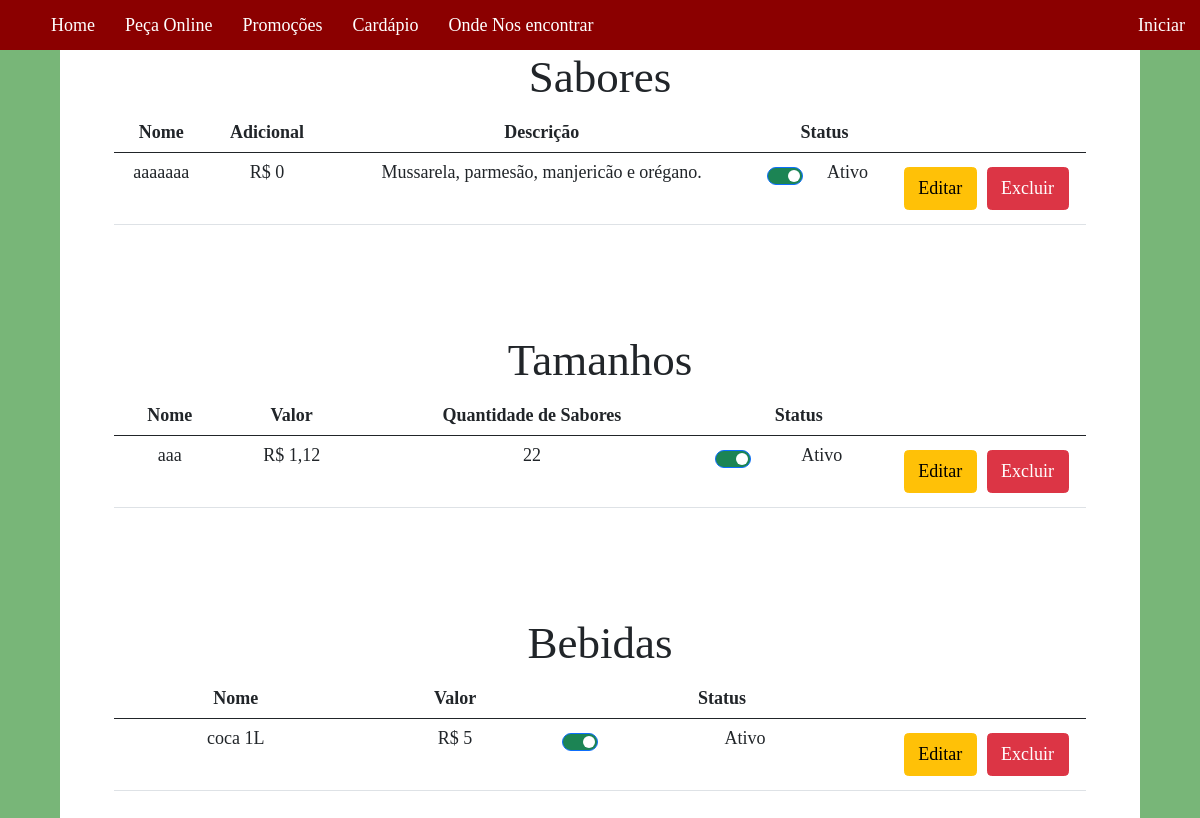
/gerencia-cardapio.php, run on an earlier commit of the app's database.
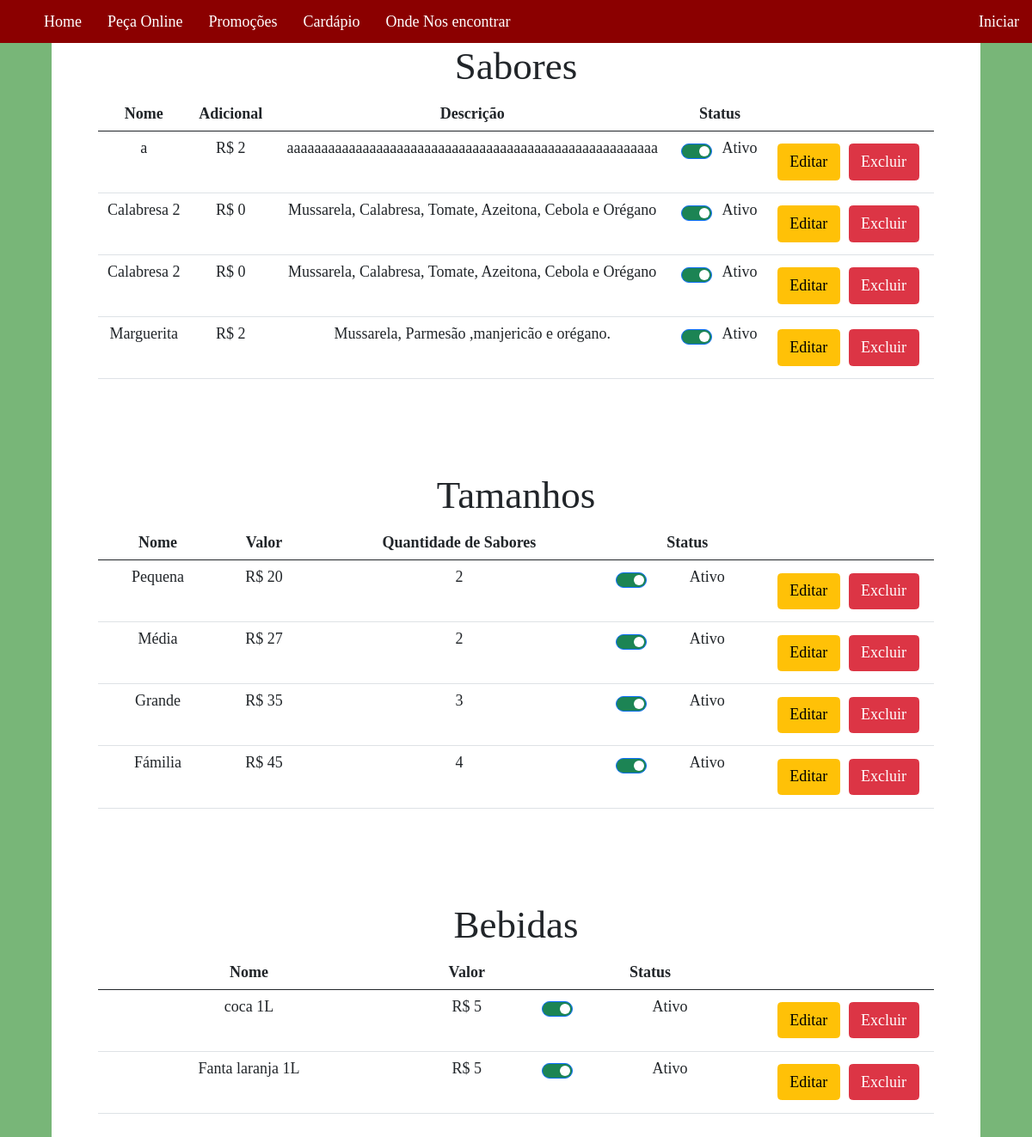
And on a later commit of the database.
### tables this page shows
CREATE TABLE IF NOT EXISTS `sabor` (
  `idSabor` int(11) NOT NULL AUTO_INCREMENT,
  `nome` varchar(30) NOT NULL,
  `descricao` text NOT NULL,
  `status` enum('on','off') NOT NULL,
  `disponibilidade` text NOT NULL,
  `precoAdd` double DEFAULT NULL,
  PRIMARY KEY (`idSabor`)
);

CREATE TABLE IF NOT EXISTS `tamanho` (
  `idPizza` int(11) NOT NULL AUTO_INCREMENT,
  `nome` varchar(30) NOT NULL,
  `preco` double NOT NULL,
  `status` enum('on','off') NOT NULL,
  `qtdeSabor` int(11) NOT NULL,
  PRIMARY KEY (`idPizza`)
);

CREATE TABLE IF NOT EXISTS `bebida` (
  `nome` varchar(30) NOT NULL,
  `preco` double NOT NULL,
  `status` enum('on','off') NOT NULL,
  `idBebida` int(11) NOT NULL AUTO_INCREMENT,
  PRIMARY KEY (`idBebida`)
);

### gerencia-cardapio.php (the view, shortened to what this page needs)
<!DOCTYPE html>
<html lang="pt-BR">
<head>
    <link href="https://cdn.jsdelivr.net/npm/bootstrap@5.0.0-beta1/dist/css/bootstrap.min.css" rel="stylesheet">
    <link rel="stylesheet" href="css/gerencia-cardapio.css">
</head>
<body>
    <?php include "php/barra-menu.php"; ?>
    <div class="geral">
        <h1>Sabores</h1>
        <table class="table">
            <thead>
                <tr>
                    <th> Nome</th>
                    <th> Adicional </th>
                    <th> Descrição </th>
                    <th> Status</th>
                    <th>  </th>
                </tr>
            </thead>
            <tbody>
            <?php
                include "php\conexaoBD.php";
                $sql = "SELECT * FROM `sabor` ORDER BY nome ASC";
                $result = $conn->query($sql);
                if ($result->num_rows > 0) {
                    while($row = $result->fetch_assoc()) {
                        $nome_sabor = $row["nome"];
                        $descricao = $row["descricao"];
                        $idSabor = $row["idSabor"];
                        $statusBD = $row["status"];
                        $add = $row["precoAdd"];
                        if($statusBD=="on"){
                            $check = "checked";
                            $status = "Ativo";
                        }
                        else{
                            $check = "";
                            $status = "Inativo";
                        }
                        echo "
                            <tr>
                                <td> $nome_sabor </td>
                                <td> R$ $add </td>
                                <td> $descricao </td>
                                <td>
                                    <div class='form-check form-switch'>
                                        <input class='form-check-input' type='checkbox' id='flexSwitchCheckDefault' $check>
                                        <label class='form-check-label' for='flexSwitchCheckDefault'> $status </label>
                                    </div>
                                </td>
                                <td style='width:20%'>
                                    <button type='button' class='btn btn-warning btr-sm' data-bs-toggle='modal' data-bs-target='#s$idSabor'> Editar </button>
                                    <button type='submit' class='btn btn-danger btr-sm' onclick='exc_sabor(this.id)' id='$idSabor'> Excluir </button>
                                </td>
                            </tr>
                        ";
                    }
                }
            ?>
            </tbody>
        </table>
        <h1> Tamanhos </h1>
        <table class="table">
            <thead>
                <tr>
                    <th class="col"> Nome</th>
                    <th class="col"> Valor</th>
                    <th class="col"> Quantidade de Sabores</th>
                    <th class="col"> Status</th>
                    <th class="col">  </th>
                </tr>
            </thead>
            <tbody>
            <?php
                include "php\conexaoBD.php";
                $sql = "SELECT * FROM `tamanho` ORDER BY preco ASC";
                $result = $conn->query($sql);
                if ($result->num_rows > 0) {
                    while($row = $result->fetch_assoc()) {
                        $tamanho = $row["nome"];
                        $preco = str_replace(".",",",$row["preco"]);
                        $idPizza = $row["idPizza"];
                        $statusBD = $row["status"];
                        $qtdeSabor = $row["qtdeSabor"];
                        if($statusBD=="on"){
                            $check = "checked";
                            $status = "Ativo";
                        }
                        else{
                            $check = "";
                            $status = "Inativo";
                        }
                        echo "
                            <tr>
                                <td> $tamanho </td>
                                <td> R$ $preco </td>
                                <td> $qtdeSabor </td>
                                <td>
                                    <div class='form-check form-switch'>
                                        <input class='form-check-input' type='checkbox' id='flexSwitchCheckDefault' $check>
                                        <label class='form-check-label' for='flexSwitchCheckDefault'> $status </label>
                                    </div>
                                </td>
                                <td style='width:20%'>
                                    <button type='button' class='btn btn-warning btr-sm' data-bs-toggle='modal' data-bs-target='#t$idPizza'> Editar </button>
                                    <button type='submit' class='btn btn-danger btr-sm' onclick='exc_tamanho(this.id)' id='$idPizza'> Excluir </button>
                                </td>
                            </tr>
                        ";
                    }
                }
            ?>
            </tbody>
        </table>
        <h1> Bebidas </h1>
        <table class="table">
            <thead>
                <tr>
                    <th> Nome</th>
                    <th> Valor </th>
                    <th> Status</th>
                    <th>  </th>
                </tr>
            </thead>
            <tbody>
            <?php
                include "php\conexaoBD.php";
                $sql = "SELECT * FROM `bebida` ORDER BY nome ASC";
                $result = $conn->query($sql);
                if ($result->num_rows > 0) {
                    while($row = $result->fetch_assoc()) {
                        $nome_bebida = $row["nome"];
                        $preco = $row["preco"];
                        $idBebida = $row["idBebida"];
                        $statusBD = $row["status"];
                        if($statusBD=="on"){
                            $check = "checked";
                            $status = "Ativo";
                        }
                        else{
                            $check = "";
                            $status = "Inativo";
                        }
                        echo "
                            <tr>
                                <td> $nome_bebida </td>
                                <td> R$ $preco </td>
                                <td>
                                    <div class='form-check form-switch'>
                                        <input class='form-check-input' type='checkbox' id='flexSwitchCheckDefault' $check>
                                        <label class='form-check-label' for='flexSwitchCheckDefault'> $status </label>
                                    </div>
                                </td>
                                <td style='width:20%'>
                                    <button type='button' class='btn btn-warning btr-sm' data-bs-toggle='modal' data-bs-target='#b$idBebida'> Editar </button>
                                    <button type='submit' class='btn btn-danger btr-sm' onclick='exc_bebida(this.id)' id='$idBebida'> Excluir </button>
                                </td>
                            </tr>
                        ";
                    }
                }
            ?>
            </tbody>
        </table>
    </div>
</body>
</html>

### php/barra-menu.php (shortened to what this page needs)
<!DOCTYPE html>
<head>
    <link rel="stylesheet" href="css/barra-menu.css">
</head>
<body>
    <nav class = "menu">
        <ul class="links_menu">
            <li> <a href="index.php">Home</a> <li>
            <li> <button type="button" id="pedir" data-bs-toggle="modal" data-bs-target="#pedido"> Peça Online </button> <li>
            <li> <a href="index.php">Promoções</a> <li>
            <li> <a href="cardapio.php">Cardápio</a> <li>
            <li> <a href="index.php#onde_encontrar">Onde Nos encontrar</a> <li>
            <?php
                if(isset($_SESSION["logou"])){
                    if($_SESSION["logou"]==1){
                        if($_SESSION["adm"]==true){
                            echo "<li><a href=''> Relatorios </a></li>";
                        }
                        echo "
                            <li>
                                <div class='dropdown'>
                                    <a href='#' role='button' id='cardapio' data-bs-toggle='dropdown' aria-expanded='false'>
                                        Gerenciar Cardápio <i class='seta baixo'></i>
                                    </a>
                                    <ul class='dropdown-menu' aria-labelledby='cardapio' style='background-color: #8B0000;'>
                                        <li><a href='gerencia-cardapio.php' class='dropdown-item' style='color: white;'> Gerenciar </a></li>
                                        <li><a href='cadastro-cardapio.php' class='dropdown-item' style='color:white;'> Cadastrar </a></li>
                                    </ul>
                                </div>
                            </li>
                            <li><a style='float:right' href='php/logout.php'> Sair </a></li>
                        ";
                    }else{
                        echo "<a style='float:right' href='login_area.php'> Iniciar </a>";
                    }
                }
                else{
                    echo "<a style='float:right' href='login_area.php'> Iniciar </a>";
                }
            ?>
            </ul>
    </nav>
</body>
</html>

### css/gerencia-cardapio.css (style rules this page uses)
* { font-size:14px; font-family: 'Times New Roman', Times, serif; }
body { background-color: #78B678; display: flex; justify-content: center; align-items: center; height: 100%; }
.table { margin-left: auto; margin-right: auto; border-spacing: 3px; width: 90%; margin-bottom: 10%; }
.form-check-input { background-color: #dc3444; color: white; }
.form-check-input:checked { background-color: #1c8454; }
.btn-danger { margin: 3%; }
.geral { text-align: center; margin-top: 50px; background-color: white; width: 90%; border-bottom-left-radius: 10px; border-bottom-right-radius: 10px; }
input { margin: 10px; padding: 6px; }

### css/barra-menu.css (style rules this page uses)
* { list-style:none; padding:0; margin:0; line-height: normal; font-size:18px; font-family: 'Times New Roman', Times, serif; }
.menu { width:100%; height:50px; background-color:#8B0000; position: absolute; top: 0; }
.links_menu #pedir { color: #FFF; float: left; padding: 15px 15px 14px 15px; background-color: #8B0000; border:none; font-family: 'Times New Roman', Times, serif; }
.links_menu li a { color: #FFF; float: left; padding: 15px 15px 14px 15px; background-color: #8B0000; text-decoration: none; }

What changed in the data, as far as the page shows it:
removed tamanho: nome "aaa", preco "1,12", qtdeSabor "22", status "Ativo"
added sabor: nome "a", precoAdd "2", descricao "aaaaaaaaaaaaaaaaaaaaaaaaaaaaaaaaaaaaaaaaaaaaaaaaaaaaaa", status "Ativo"
added sabor: nome "Calabresa 2", precoAdd "0", descricao "Mussarela, Calabresa, Tomate, Azeitona, Cebola e Orégano", status "Ativo"
added sabor: nome "Calabresa 2", precoAdd "0", descricao "Mussarela, Calabresa, Tomate, Azeitona, Cebola e Orégano", status "Ativo"
changed sabor: nome "aaaaaaa" → "Marguerita"; precoAdd "0" → "2"; descricao "Mussarela, parmesão, manjericão e orégano." → "Mussarela, Parmesão ,manjericão e orégano."
added tamanho: nome "Pequena", preco "20", qtdeSabor "2", status "Ativo"
added tamanho: nome "Média", preco "27", qtdeSabor "2", status "Ativo"
added tamanho: nome "Grande", preco "35", qtdeSabor "3", status "Ativo"
added tamanho: nome "Fámilia", preco "45", qtdeSabor "4", status "Ativo"
added bebida: nome "Fanta laranja 1L", preco "5", status "Ativo"
